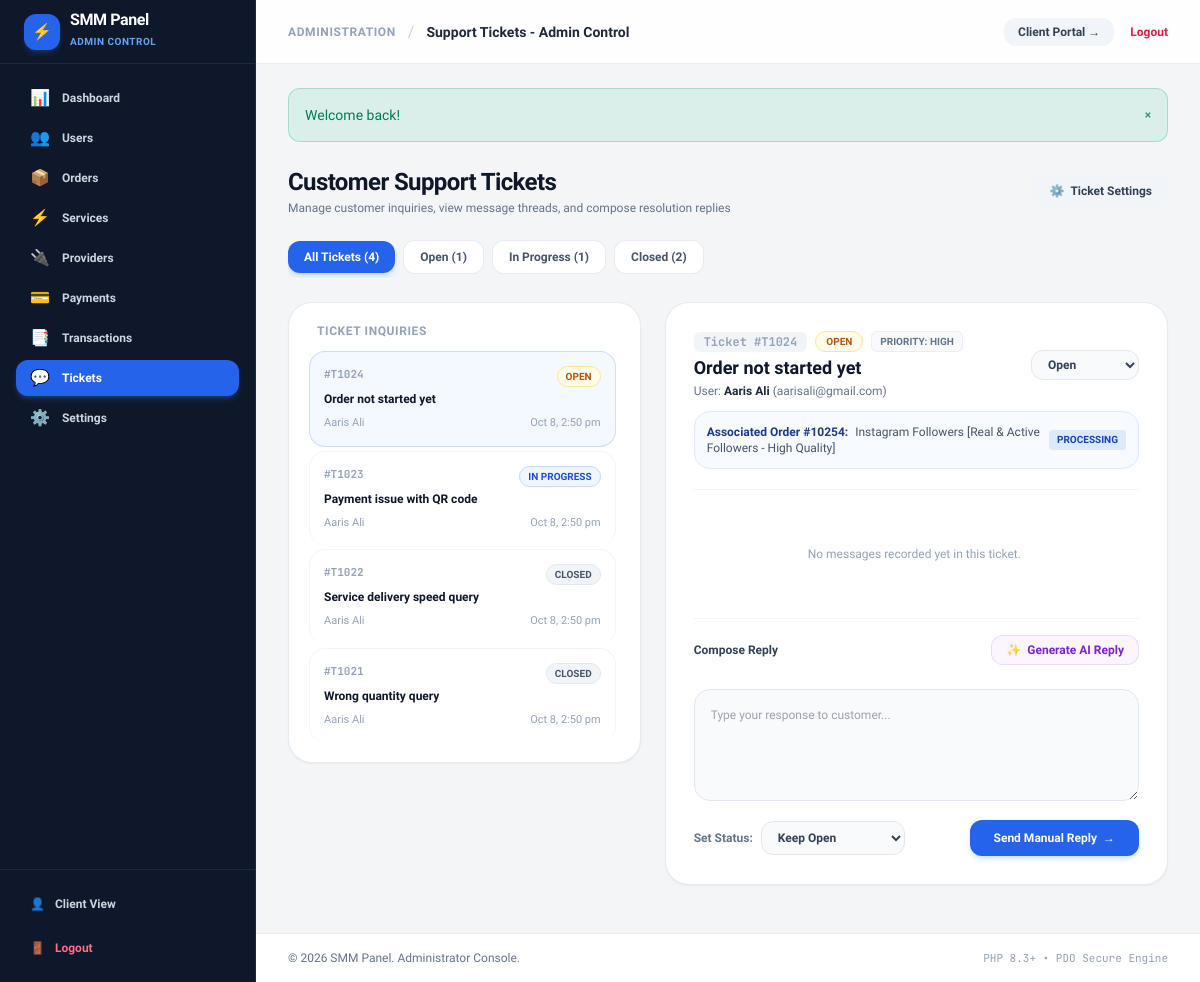
Screenshot of /admin/tickets.php (signed in) with the database file from the repository.
### tables this page shows
CREATE TABLE `tickets` (
  `id` INT UNSIGNED AUTO_INCREMENT PRIMARY KEY,
  `user_id` INT UNSIGNED NOT NULL,
  `order_id` INT UNSIGNED NULL,
  `subject` VARCHAR(191) NOT NULL,
  `status` ENUM('open', 'in_progress', 'closed') NOT NULL DEFAULT 'open',
  `priority` ENUM('low', 'medium', 'high') NOT NULL DEFAULT 'medium',
  `created_at` TIMESTAMP DEFAULT CURRENT_TIMESTAMP,
  `updated_at` TIMESTAMP DEFAULT CURRENT_TIMESTAMP ON UPDATE CURRENT_TIMESTAMP,
  FOREIGN KEY (`user_id`) REFERENCES `users`(`id`) ON DELETE CASCADE,
  INDEX `idx_tickets_status` (`status`)
);

CREATE TABLE `users` (
  `id` INT UNSIGNED AUTO_INCREMENT PRIMARY KEY,
  `username` VARCHAR(64) NOT NULL UNIQUE,
  `email` VARCHAR(191) NOT NULL UNIQUE,
  `password` VARCHAR(255) NOT NULL,
  `phone` VARCHAR(32) NULL,
  `balance` DECIMAL(12, 4) NOT NULL DEFAULT 0.0000,
  `spent` DECIMAL(12, 4) NOT NULL DEFAULT 0.0000,
  `role` ENUM('user', 'admin', 'support') NOT NULL DEFAULT 'user',
  `status` ENUM('active', 'suspended', 'banned') NOT NULL DEFAULT 'active',
  `api_key` VARCHAR(64) NOT NULL UNIQUE,
  `email_verified` TINYINT(1) NOT NULL DEFAULT 0,
  `created_at` TIMESTAMP DEFAULT CURRENT_TIMESTAMP,
  `updated_at` TIMESTAMP DEFAULT CURRENT_TIMESTAMP ON UPDATE CURRENT_TIMESTAMP,
  INDEX `idx_users_role` (`role`),
  INDEX `idx_users_status` (`status`)
);

CREATE TABLE `orders` (
  `id` INT UNSIGNED AUTO_INCREMENT PRIMARY KEY,
  `user_id` INT UNSIGNED NOT NULL,
  `service_id` INT UNSIGNED NOT NULL,
  `provider_id` INT UNSIGNED NULL,
  `provider_order_id` VARCHAR(64) NULL,
  `link` VARCHAR(512) NOT NULL,
  `quantity` INT UNSIGNED NOT NULL,
  `charge` DECIMAL(10, 4) NOT NULL,
  `start_count` INT UNSIGNED NOT NULL DEFAULT 0,
  `remains` INT UNSIGNED NOT NULL DEFAULT 0,
  `status` ENUM('pending', 'processing', 'in_progress', 'completed', 'partial', 'cancelled') NOT NULL DEFAULT 'pending',
  `mode` ENUM('manual', 'auto') NOT NULL DEFAULT 'auto',
  `created_at` TIMESTAMP DEFAULT CURRENT_TIMESTAMP,
  `updated_at` TIMESTAMP DEFAULT CURRENT_TIMESTAMP ON UPDATE CURRENT_TIMESTAMP,
  FOREIGN KEY (`user_id`) REFERENCES `users`(`id`) ON DELETE CASCADE,
  FOREIGN KEY (`service_id`) REFERENCES `services`(`id`) ON DELETE RESTRICT,
  INDEX `idx_orders_status` (`status`),
  INDEX `idx_orders_user` (`user_id`)
);

CREATE TABLE `services` (
  `id` INT UNSIGNED AUTO_INCREMENT PRIMARY KEY,
  `category_id` INT UNSIGNED NOT NULL,
  `provider_id` INT UNSIGNED NULL,
  `provider_service_id` VARCHAR(64) NULL,
  `name` VARCHAR(255) NOT NULL,
  `rate_per_1000` DECIMAL(10, 4) NOT NULL,
  `original_rate` DECIMAL(10, 4) NULL,
  `min_quantity` INT UNSIGNED NOT NULL DEFAULT 10,
  `max_quantity` INT UNSIGNED NOT NULL DEFAULT 100000,
  `service_type` ENUM('default', 'custom_comments', 'package', 'poll') NOT NULL DEFAULT 'default',
  `speed` VARCHAR(100) DEFAULT 'Fast Delivery',
  `description` TEXT NULL,
  `status` ENUM('active', 'inactive') NOT NULL DEFAULT 'active',
  `created_at` TIMESTAMP DEFAULT CURRENT_TIMESTAMP,
  `updated_at` TIMESTAMP DEFAULT CURRENT_TIMESTAMP ON UPDATE CURRENT_TIMESTAMP,
  FOREIGN KEY (`category_id`) REFERENCES `categories`(`id`) ON DELETE CASCADE,
  FOREIGN KEY (`provider_id`) REFERENCES `providers`(`id`) ON DELETE SET NULL,
  INDEX `idx_service_status` (`status`),
  INDEX `idx_service_provider_mapping` (`provider_id`, `provider_service_id`)
);

### admin/tickets.php (the view, shortened to what the rows shown need)
<?php
require_once __DIR__ . '/../includes/functions.php';
$db = Database::getConnection();
$statusFilter = strtolower(trim($_GET['status'] ?? 'all'));
$activeTicketId = (int)($_GET['view'] ?? 0);
$sql = "
    SELECT t.*, u.username, u.email
    FROM tickets t
    JOIN users u ON t.user_id = u.id
";
$params = [];
$sql .= " ORDER BY t.updated_at DESC, t.id DESC";
$stmt = $db->prepare($sql);
$stmt->execute($params);
$tickets = $stmt->fetchAll();
if ($activeTicketId === 0 && !empty($tickets)) {
    $activeTicketId = (int)$tickets[0]['id'];
}
$selectedTicket = null;
$ticketMessages = [];
$relatedOrder = null;
if ($activeTicketId > 0) {
    $stmtSelected = $db->prepare("
        SELECT t.*, u.username, u.email, u.phone
        FROM tickets t
        JOIN users u ON t.user_id = u.id
        WHERE t.id = :id
        LIMIT 1
    ");
    $stmtSelected->execute(['id' => $activeTicketId]);
    $selectedTicket = $stmtSelected->fetch();
    if ($selectedTicket) {
        $stmtMessages = $db->prepare("
            SELECT tm.*, u.username, u.role
            FROM ticket_messages tm
            JOIN users u ON tm.user_id = u.id
            WHERE tm.ticket_id = :tid
            ORDER BY tm.created_at ASC
        ");
        $stmtMessages->execute(['tid' => $activeTicketId]);
        $ticketMessages = $stmtMessages->fetchAll();
        if (!empty($selectedTicket['order_id'])) {
            $stmtOrder = $db->prepare("
                SELECT o.*, s.name AS service_name
                FROM orders o
                JOIN services s ON o.service_id = s.id
                WHERE o.id = :oid
                LIMIT 1
            ");
            $stmtOrder->execute(['oid' => (int)$selectedTicket['order_id']]);
            $relatedOrder = $stmtOrder->fetch();
        }
    }
}
require_once __DIR__ . '/../includes/header.php';
?>
<div class="max-w-7xl mx-auto my-6 space-y-6">
    <div class="flex flex-col sm:flex-row sm:items-center justify-between gap-4">
        <div>
            <h1 class="text-2xl font-extrabold text-slate-900 tracking-tight">Customer Support Tickets</h1>
        </div>
    </div>
    <div class="grid grid-cols-1 lg:grid-cols-12 gap-6 items-start">
        <div class="lg:col-span-5 bg-white rounded-3xl p-5 border border-slate-200/80 shadow-sm space-y-3">
            <h2 class="text-xs font-bold text-slate-400 uppercase tracking-wider px-2">Ticket Inquiries</h2>
            <?php if (empty($tickets)): ?>
                <div class="py-12 text-center text-xs text-slate-400">
                    No support tickets found in this status.
                </div>
            <?php else: ?>
                <div class="divide-y divide-slate-100 max-h-[640px] overflow-y-auto space-y-1 pr-1">
                    <?php foreach ($tickets as $t):
                        $isSelected = ($activeTicketId === (int)$t['id']);
                        $statusBadgeClass = match($t['status']) {
                            'open' => 'bg-amber-50 text-amber-700 border-amber-200',
                            'in_progress' => 'bg-blue-50 text-blue-700 border-blue-200',
                            default => 'bg-slate-100 text-slate-600 border-slate-200'
                        };
                    ?>
                        <a href="/admin/tickets.php?status=<?= urlencode($statusFilter) ?>&view=<?= (int)$t['id'] ?>"
                           class="block p-3.5 rounded-2xl transition-all <?= $isSelected ? 'bg-blue-50/70 border border-blue-200/80 shadow-xs' : 'hover:bg-slate-50 border border-transparent' ?>">
                            <div class="flex items-start justify-between gap-2 mb-1">
                                <span class="font-mono text-[11px] font-bold text-slate-400">#T<?= (int)$t['id'] ?></span>
                                <span class="px-2 py-0.5 rounded-full text-[10px] font-extrabold uppercase border <?= $statusBadgeClass ?>">
                                    <?= e(str_replace('_', ' ', $t['status'])) ?>
                                </span>
                            </div>
                            <h3 class="text-xs font-bold text-slate-900 truncate <?= $isSelected ? 'text-blue-700' : '' ?>">
                                <?= e($t['subject']) ?>
                            </h3>
                            <div class="flex items-center justify-between mt-2 text-[11px] text-slate-400">
                                <span><?= e($t['username']) ?></span>
                                <span><?= date('M j, g:i a', strtotime($t['updated_at'] ?: $t['created_at'])) ?></span>
                            </div>
                        </a>
                    <?php endforeach; ?>
                </div>
            <?php endif; ?>
        </div>
        <div class="lg:col-span-7 bg-white rounded-3xl p-6 sm:p-7 border border-slate-200/80 shadow-sm space-y-6">
            <?php if (!$selectedTicket): ?>
                <div class="py-20 text-center space-y-2">
                    <span class="text-3xl">💬</span>
                    <h3 class="text-sm font-bold text-slate-700">Select a ticket from the left</h3>
                    <p class="text-xs text-slate-400">Click any customer ticket to view the conversation and compose a reply.</p>
                </div>
            <?php else: ?>
                <div class="border-b border-slate-100 pb-5 space-y-3">
                    <div class="flex flex-col sm:flex-row sm:items-center justify-between gap-3">
                        <div>
                            <div class="flex items-center gap-2 mb-1">
                                <span class="font-mono text-xs font-bold text-slate-400 bg-slate-100 px-2.5 py-0.5 rounded-md">
                                    Ticket #T<?= (int)$selectedTicket['id'] ?>
                                </span>
                                <span class="px-2.5 py-0.5 rounded-full text-[10px] font-extrabold uppercase border <?= match($selectedTicket['status']) {
                                    'open' => 'bg-amber-50 text-amber-700 border-amber-200',
                                    'in_progress' => 'bg-blue-50 text-blue-700 border-blue-200',
                                    default => 'bg-slate-100 text-slate-600 border-slate-200'
                                } ?>">
                                    <?= e(str_replace('_', ' ', $selectedTicket['status'])) ?>
                                </span>
                                <?php if (!empty($selectedTicket['priority'])): ?>
                                    <span class="text-[10px] font-bold text-slate-500 uppercase bg-slate-50 px-2 py-0.5 rounded-md border border-slate-200/60">
                                        Priority: <?= e(ucfirst($selectedTicket['priority'])) ?>
                                    </span>
                                <?php endif; ?>
                            </div>
                            <h2 class="text-lg font-extrabold text-slate-900 leading-snug">
                                <?= e($selectedTicket['subject']) ?>
                            </h2>
                            <p class="text-xs text-slate-500 mt-0.5">
                                User: <strong class="text-slate-800 font-bold"><?= e($selectedTicket['username']) ?></strong> (<?= e($selectedTicket['email']) ?>)
                            </p>
                        </div>
                        <form action="/admin/tickets.php" method="POST" class="flex items-center gap-2 self-start sm:self-auto">
                            <select name="status" onchange="this.form.submit()" class="px-3 py-1.5 bg-slate-50 border border-slate-200 rounded-xl text-xs font-bold text-slate-700 cursor-pointer">
                                <option value="open" <?= $selectedTicket['status'] === 'open' ? 'selected' : '' ?>>Open</option>
                            </select>
                        </form>
                    </div>
                    <?php if ($relatedOrder): ?>
                        <div class="bg-blue-50/50 rounded-2xl p-3 border border-blue-100 text-xs flex items-center justify-between">
                            <div>
                                <span class="font-bold text-blue-900">Associated Order #<?= (int)$relatedOrder['id'] ?>:</span>
                                <span class="text-slate-600 ml-1"><?= e($relatedOrder['service_name']) ?></span>
                            </div>
                            <span class="font-bold uppercase text-[10px] px-2 py-0.5 rounded bg-blue-100 text-blue-800">
                                <?= e($relatedOrder['status']) ?>
                            </span>
                        </div>
                    <?php endif; ?>
                </div>
                <div class="space-y-4 max-h-[380px] overflow-y-auto pr-1">
                    <?php if (empty($ticketMessages)): ?>
                        <div class="py-8 text-center text-xs text-slate-400">
                            No messages recorded yet in this ticket.
                        </div>
                    <?php endif; ?>
                </div>
                <div class="pt-4 border-t border-slate-100 space-y-3">
                    <div class="flex items-center justify-between">
                        <span class="text-xs font-bold text-slate-700">Compose Reply</span>
                        <button type="button"
                                id="btnAiReply"
                                onclick="requestAiReply(<?= (int)$selectedTicket['id'] ?>)"
                                class="inline-flex items-center gap-1.5 px-3.5 py-1.5 rounded-xl text-xs font-bold bg-purple-50 hover:bg-purple-100 text-purple-700 border border-purple-200/80 shadow-xs transition-all cursor-pointer">
                            <span>✨</span>
                            <span>Generate AI Reply</span>
                        </button>
                    </div>
                    <form action="/admin/tickets.php" method="POST" class="space-y-3">
                        <textarea name="message"
                                  id="ticketReplyTextarea"
                                  rows="4"
                                  required
                                  placeholder="Type your response to customer..."
                                  class="w-full p-4 bg-slate-50 border border-slate-200 rounded-2xl text-xs font-medium text-slate-900 focus:outline-none focus:ring-2 focus:ring-blue-500/20 focus:border-blue-500 transition-all leading-relaxed"></textarea>
                        <div class="flex flex-col sm:flex-row sm:items-center justify-between gap-3">
                            <div class="flex items-center gap-2">
                                <span class="text-xs font-bold text-slate-500">Set Status:</span>
                                <select name="status" class="px-3 py-2 bg-slate-50 border border-slate-200 rounded-xl text-xs font-bold text-slate-700">
                                    <option value="open" <?= $selectedTicket['status'] === 'open' ? 'selected' : '' ?>>Keep Open</option>
                                </select>
                            </div>
                            <button type="submit" class="px-6 py-2.5 bg-blue-600 hover:bg-blue-700 text-white font-extrabold text-xs rounded-xl shadow-md shadow-blue-500/20 transition-all flex items-center justify-center gap-1.5">
                                <span>Send Manual Reply</span>
                                <span>&rarr;</span>
                            </button>
                        </div>
                    </form>
                </div>
            <?php endif; ?>
        </div>
    </div>
</div>
<?php require_once __DIR__ . '/../includes/footer.php'; ?>

### rows the page displays
tickets: id "1024", status "OPEN", subject "Order not started yet", user.username "Aaris Ali", updated_at "Oct 8, 2:50 pm", priority "HIGH", user.email "aarisali@gmail.com", status "Open", status "Keep Open"
tickets: id "1023", status "IN PROGRESS", subject "Payment issue with QR code", user.username "Aaris Ali", updated_at "Oct 8, 2:50 pm"
tickets: id "1022", status "CLOSED", subject "Service delivery speed query", user.username "Aaris Ali", updated_at "Oct 8, 2:50 pm"
tickets: id "1021", status "CLOSED", subject "Wrong quantity query", user.username "Aaris Ali", updated_at "Oct 8, 2:50 pm"
orders: id "10254", service.name "Instagram Followers [Real & Active Followers - High Quality]", status "PROCESSING"

### other values shown
app_name() "SMM Panel"
$link['icon'] "📊"
$link['name'] "Dashboard"
$link['icon'] "👥"
$link['name'] "Users"
$link['icon'] "📦"
$link['name'] "Orders"
$link['icon'] "⚡"
$link['name'] "Services"
$link['icon'] "🔌"
$link['name'] "Providers"
$link['icon'] "💳"
$link['name'] "Payments"
$link['icon'] "📑"
$link['name'] "Transactions"
